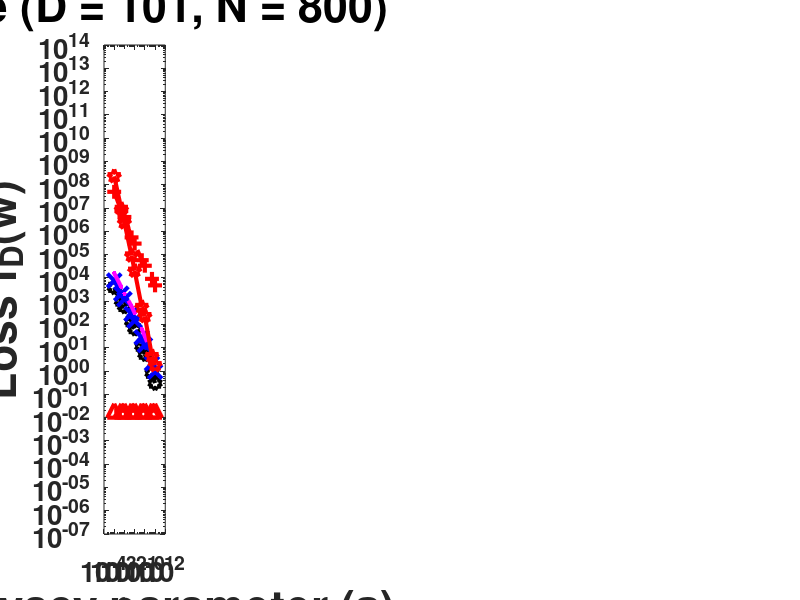

MATLAB code for this plot: (Note: this script raises an error after producing the figure.)
clear; clc; close all
FS = 20;

%% crime data vs epsilon
% N = 800
load results_vs_epsilon_crime_D_101_N_800
avg_loss_np = abs(mean(loss_opt_np));
avg_loss_cape = abs(mean(loss_opt_cape));
avg_loss_conv = abs(mean(loss_opt_conv));
avg_loss_local = abs(mean(loss_opt_local));
avg_loss_exst = abs(mean(loss_opt_exst));

load OP_results_vs_epsilon_crime_D_101_N_800
avg_loss_op = abs(mean(loss_opt_op));

subplot(161)
loglog(epsilon_all, avg_loss_np, 'r^-.','LineWidth',3,'MarkerSize',10); hold on
loglog(epsilon_all, avg_loss_cape, 'kh--','LineWidth',3,'MarkerSize',10); hold on
loglog(epsilon_all, avg_loss_conv, 'bx--','LineWidth',3,'MarkerSize',10); hold on
loglog(epsilon_all, avg_loss_local, 'm.--','LineWidth',3,'MarkerSize',10); hold on
loglog(epsilon_all, avg_loss_exst, 'r+--','LineWidth',3,'MarkerSize',10); hold on
loglog(epsilon_all, avg_loss_op, 'rp-','LineWidth',3,'MarkerSize',10); hold on
set(gca,'FontSize',FS,'FontWeight','bold')
axis([epsilon_all(1)/10 epsilon_all(end)*10 1e-7 1e14])
xlabel('(a) Privacy parameter (\epsilon)','FontSize',FS+12,'FontWeight','bold');
ylabel('Loss f_D(w)','FontSize',FS+12,'FontWeight','bold');
title('Crime (D = 101, N = 800)','FontSize', FS+12,'FontWeight','bold'); 
legend('Non-priv', 'capeFM', 'conv', 'local', 'dp-fm', 'objPert', 'Location','NE')


%% Twitter data vs epsilon

% N = 20000
load results_vs_epsilon_twitter_D_77_N_20000
avg_loss_np = abs(mean(loss_opt_np));
avg_loss_cape = abs(mean(loss_opt_cape));
avg_loss_conv = abs(mean(loss_opt_conv));
avg_loss_local = abs(mean(loss_opt_local));
avg_loss_exst = abs(mean(loss_opt_exst));

load OP_results_vs_epsilon_twitter_D_77_N_20000
avg_loss_op = abs(mean(loss_opt_op));

subplot(162)
loglog(epsilon_all, avg_loss_np, 'r^-.','LineWidth',3,'MarkerSize',10); hold on
loglog(epsilon_all, avg_loss_cape, 'kh--','LineWidth',3,'MarkerSize',10); hold on
loglog(epsilon_all, avg_loss_conv, 'bx--','LineWidth',3,'MarkerSize',10); hold on
loglog(epsilon_all, avg_loss_local, 'm.--','LineWidth',3,'MarkerSize',10); hold on
loglog(epsilon_all, avg_loss_exst, 'r+--','LineWidth',3,'MarkerSize',10); hold on
loglog(epsilon_all, avg_loss_op, 'rp-','LineWidth',3,'MarkerSize',10); hold on

set(gca,'FontSize',FS,'FontWeight','bold')
axis([epsilon_all(1)/10 epsilon_all(end)*10 1e-6 1e10])
xlabel('(b) Privacy parameter (\epsilon)','FontSize',FS+12,'FontWeight','bold');
% ylabel('Loss f_D(w)','FontSize',FS,'FontWeight','bold');
title('Twitter (D = 77, N = 20k)','FontSize', FS+12,'FontWeight','bold'); 

%% crime data vs samples
% eps = 0.2
load results_vs_samples_crime_D_101_eps_0_2
avg_loss_np = abs(mean(loss_opt_np));
avg_loss_cape = abs(mean(loss_opt_cape));
avg_loss_conv = abs(mean(loss_opt_conv));
avg_loss_local = abs(mean(loss_opt_local));
avg_loss_exst = abs(mean(loss_opt_exst));

load OP_results_vs_samples_crime_D_101_eps_0_2
avg_loss_op = abs(mean(loss_opt_op));

subplot(163)
loglog(N_all, avg_loss_np, 'r^-.','LineWidth',3,'MarkerSize',10); hold on
loglog(N_all, avg_loss_cape, 'kh--','LineWidth',3,'MarkerSize',10); hold on
loglog(N_all, avg_loss_conv, 'bx--','LineWidth',3,'MarkerSize',10); hold on
loglog(N_all, avg_loss_local, 'm.--','LineWidth',3,'MarkerSize',10); hold on
loglog(N_all, avg_loss_exst, 'r+--','LineWidth',3,'MarkerSize',10); hold on
loglog(N_all, avg_loss_op, 'rp-','LineWidth',3,'MarkerSize',10); hold on

set(gca,'FontSize',FS,'FontWeight','bold')
axis([N_all(1)/2 N_all(end)*2 1e-6 1e10])
xlabel('(c) Total samples (N)','FontSize',FS+12,'FontWeight','bold');
% ylabel('Loss f_D(w)','FontSize',FS,'FontWeight','bold');
title('Crime (D = 101, \epsilon = 0.2)','FontSize', FS+12,'FontWeight','bold'); 
xticks([400 1000 1600])
xticklabels({'0.4k', '1k', '1.6k'})


%% twitter data vs samples

% eps = 1.0
load results_vs_samples_twitter_D_77_eps_1
avg_loss_np = abs(mean(loss_opt_np));
avg_loss_cape = abs(mean(loss_opt_cape));
avg_loss_conv = abs(mean(loss_opt_conv));
avg_loss_local = abs(mean(loss_opt_local));
avg_loss_exst = abs(mean(loss_opt_exst));

load OP_results_vs_samples_twitter_D_77_eps_1
avg_loss_op = abs(mean(loss_opt_op));

subplot(164)
loglog(N_all, avg_loss_np, 'r^-.','LineWidth',3,'MarkerSize',10); hold on
loglog(N_all, avg_loss_cape, 'kh--','LineWidth',3,'MarkerSize',10); hold on
loglog(N_all, avg_loss_conv, 'bx--','LineWidth',3,'MarkerSize',10); hold on
loglog(N_all, avg_loss_local, 'm.--','LineWidth',3,'MarkerSize',10); hold on
loglog(N_all, avg_loss_exst, 'r+--','LineWidth',3,'MarkerSize',10); hold on
loglog(N_all, avg_loss_op, 'rp-','LineWidth',3,'MarkerSize',10); hold on

set(gca,'FontSize',FS,'FontWeight','bold')
axis([N_all(1)/10 N_all(end)*10 1e-6 1e10])
xlabel('(d) Total samples (N)','FontSize',FS+12,'FontWeight','bold');
% ylabel('Loss f_D(w)','FontSize',FS,'FontWeight','bold');
title('Twitter (D = 77, \epsilon = 1.0)','FontSize', FS+12,'FontWeight','bold'); 
xticks([1000 5000 20000])
xticklabels({'1k', '5k', '20k'})

%% crime data vs delta
% N = 800
load results_vs_delta_crime_D_101_N_800
avg_loss_np = abs(mean(loss_opt_np));
avg_loss_cape = abs(mean(loss_opt_cape));
avg_loss_conv = abs(mean(loss_opt_conv));
avg_loss_local = abs(mean(loss_opt_local));
avg_loss_exst = abs(mean(loss_opt_exst));

load OP_results_vs_delta_crime_D_101_N_800
avg_loss_op = abs(mean(loss_opt_op));

subplot(165)
eff_delta_all = calculateDelta(0.5, delta_all, 5, 800);
loglog(eff_delta_all, avg_loss_np, 'r^-.','LineWidth',3,'MarkerSize',10); hold on
loglog(eff_delta_all, avg_loss_cape, 'kh--','LineWidth',3,'MarkerSize',10); hold on
loglog(eff_delta_all, avg_loss_conv, 'bx--','LineWidth',3,'MarkerSize',10); hold on
loglog(eff_delta_all, avg_loss_local, 'm.--','LineWidth',3,'MarkerSize',10); hold on
loglog(eff_delta_all, avg_loss_exst, 'r+--','LineWidth',3,'MarkerSize',10); hold on
loglog(eff_delta_all, avg_loss_op, 'rp-','LineWidth',3,'MarkerSize',10); hold on
set(gca,'FontSize',FS,'FontWeight','bold')
axis([eff_delta_all(1)/10 eff_delta_all(end)*10 1e-7 1e14])
xlabel('(e) Privacy parameter (\delta)','FontSize',FS+12,'FontWeight','bold');
% ylabel('Loss f_D(w)','FontSize',FS,'FontWeight','bold');
title('Crime (D = 101, N = 800, \epsilon = 0.5)','FontSize', FS+12,'FontWeight','bold'); 
xticks([1e-4 1e-3 1e-2])
xticklabels({'10^{-4}', '10^{-3}', '10^{-2}'})


%% Twitter data vs delta

% N = 20000
load results_vs_delta_twitter_D_77_N_20000
avg_loss_np = abs(mean(loss_opt_np));
avg_loss_cape = abs(mean(loss_opt_cape));
avg_loss_conv = abs(mean(loss_opt_conv));
avg_loss_local = abs(mean(loss_opt_local));
avg_loss_exst = abs(mean(loss_opt_exst));

load OP_results_vs_delta_twitter_D_77_N_20000
avg_loss_op = abs(mean(loss_opt_op));

subplot(166)
eff_delta_all = calculateDelta(2.0, delta_all, 5, 20e3);
loglog(eff_delta_all, avg_loss_np, 'r^-.','LineWidth',3,'MarkerSize',10); hold on
loglog(eff_delta_all, avg_loss_cape, 'kh--','LineWidth',3,'MarkerSize',10); hold on
loglog(eff_delta_all, avg_loss_conv, 'bx--','LineWidth',3,'MarkerSize',10); hold on
loglog(eff_delta_all, avg_loss_local, 'm.--','LineWidth',3,'MarkerSize',10); hold on
loglog(eff_delta_all, avg_loss_exst, 'r+--','LineWidth',3,'MarkerSize',10); hold on
loglog(eff_delta_all, avg_loss_op, 'rp-','LineWidth',3,'MarkerSize',10); hold on

set(gca,'FontSize',FS,'FontWeight','bold')
axis([eff_delta_all(1)/10 eff_delta_all(end)*10 1e-6 1e10])
xlabel('(f) Privacy parameter (\delta)','FontSize',FS+12,'FontWeight','bold');
% ylabel('Loss f_D(w)','FontSize',FS,'FontWeight','bold');
title('Twitter (D = 77, N = 20k, \epsilon = 2.0)','FontSize', FS+12,'FontWeight','bold'); 
xticks([1e-4 1e-3 1e-2])
xticklabels({'10^{-4}', '10^{-3}', '10^{-2}'})